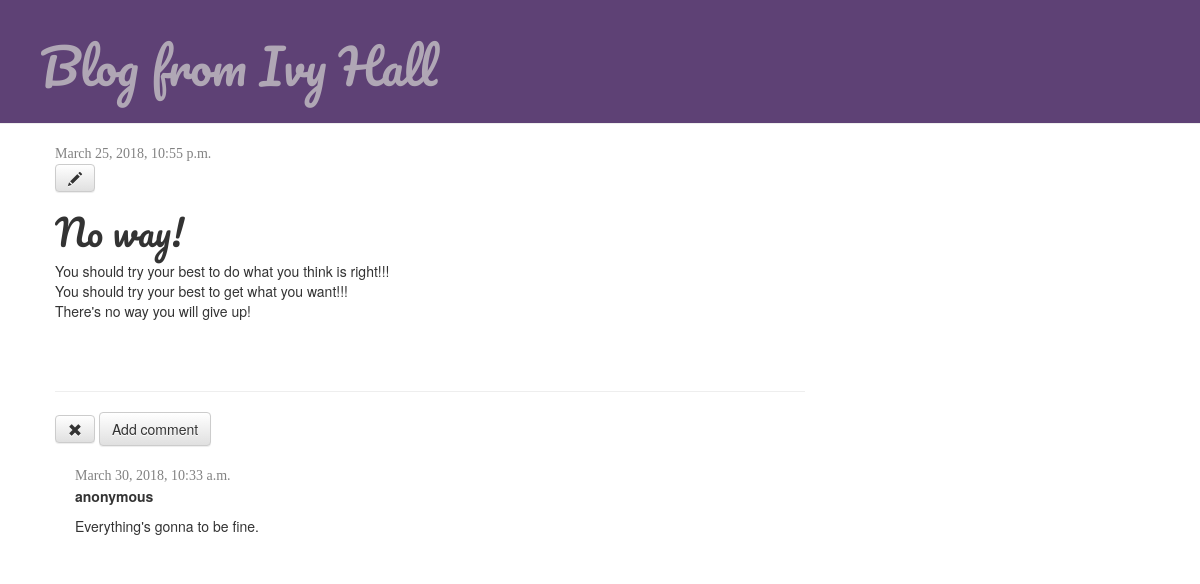
The app's page /post/4/ with its own data.
### post/models.py (models this page shows, shortened)
class Post(models.Model):
    author = models.ForeignKey('auth.User', on_delete=models.CASCADE)
    title = models.CharField(max_length=200)
    text = models.TextField()
    created_date = models.DateTimeField(
            default=timezone.now)
    published_date = models.DateTimeField(
            blank=True, null=True)

class Comment(models.Model):#This is to create a new model for review section
    post = models.ForeignKey('post.Post', on_delete=models.CASCADE, related_name='comments')
    author = models.CharField(max_length=200)
    text = models.TextField()
    created_date = models.DateTimeField(default=timezone.now)
    approved_comment = models.BooleanField(default=False)

### post/views.py (the view)
# urls.py: url(r'^post/(?P<pk>\d+)/$', views.post_detail, name='post_detail'),
def post_detail(request,pk):
    post = get_object_or_404(Post, pk=pk)
    return render(request, 'post/post_detail.html', {'post':post})

### post/templates/post/post_detail.html
{% extends 'post/base.html' %}
{% block content %}
    <div class="post">
        {% if post.published_date %}
            <div class="date">
                {{ post.published_date }}
            </div>
        {% endif %}
        <a class="btn btn-default" href="{% url 'post_edit' pk=post.pk %}"><span class="glyphicon glyphicon-pencil"></span></a>
        <h1>{{ post.title }}</h1>
        <p>{{ post.text|linebreaksbr }}</p>
    </div>
    <hr>
    <a class="btn btn-default" href="{% url 'post_remove' pk=post.pk %}"><span class="glyphicon glyphicon-remove"></span></a>
    <a class="btn btn-default" href="{% url 'add_comment_to_post' pk=post.pk %}">Add comment</a>
    {% for comment in post.comments.all %}
        <div class="comment">
            <div class="date">{{ comment.created_date }}</div>
            <strong>{{ comment.author }}</strong>
            <p>{{ comment.text|linebreaks }}</p>
        </div>
    {% empty %}
        <p>No comments here yet. Want to add one? </p>
    {% endfor %}
{% endblock %}

### post/static/css/blog.css (style rules this page uses)
h1, h2, h3, h4 { font-family: 'Pacifico', cursive; }
.date { color: #828282; font-family: 'Oregano', cursive; }
.post { margin-bottom: 70px; }
.comment { margin: 20px 0px 20px 20px; }

### records on screen
Post: published_date "March 25, 2018, 10:55 p.m.", title "No way!", text "You should try your best to do what you think is right!!! You should try your best to get what you want!!! There's no way you will give up!"
Comment: created_date "March 30, 2018, 10:33 a.m.", author "anonymous", text "Everything's gonna to be fine."
